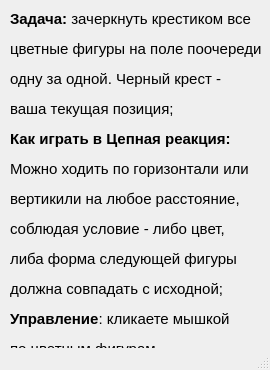
<?xml version="1.0" encoding="UTF-8"?>
<ui version="4.0">
 <class>HelpWin</class>
 <widget class="QMainWindow" name="HelpWin">
  <property name="geometry">
   <rect>
    <x>0</x>
    <y>0</y>
    <width>270</width>
    <height>370</height>
   </rect>
  </property>
  <property name="minimumSize">
   <size>
    <width>270</width>
    <height>370</height>
   </size>
  </property>
  <property name="maximumSize">
   <size>
    <width>270</width>
    <height>370</height>
   </size>
  </property>
  <property name="windowTitle">
   <string>Помощь</string>
  </property>
  <property name="windowIcon">
   <iconset>
    <normaloff>rules.png</normaloff>rules.png</iconset>
  </property>
  <property name="iconSize">
   <size>
    <width>40</width>
    <height>40</height>
   </size>
  </property>
  <widget class="QWidget" name="centralwidget">
   <widget class="QLabel" name="label">
    <property name="geometry">
     <rect>
      <x>10</x>
      <y>10</y>
      <width>251</width>
      <height>421</height>
     </rect>
    </property>
    <property name="text">
     <string>&lt;html&gt;&lt;head/&gt;&lt;body&gt;&lt;p align=&quot;justify&quot;&gt;&lt;span style=&quot; font-family:'Arial,Helvetica,sans-serif'; font-size:15px; font-weight:600; color:#000000;&quot;&gt;Задача:&lt;/span&gt;&lt;span style=&quot; font-family:'Arial,Helvetica,sans-serif'; font-size:15px; color:#000000;&quot;&gt; зачеркнуть крестиком все &lt;/span&gt;&lt;/p&gt;&lt;p align=&quot;justify&quot;&gt;&lt;span style=&quot; font-family:'Arial,Helvetica,sans-serif'; font-size:15px; color:#000000;&quot;&gt;цветные фигуры на поле поочереди&lt;/span&gt;&lt;/p&gt;&lt;p align=&quot;justify&quot;&gt;&lt;span style=&quot; font-family:'Arial,Helvetica,sans-serif'; font-size:15px; color:#000000;&quot;&gt;одну за одной. Черный крест - &lt;/span&gt;&lt;/p&gt;&lt;p align=&quot;justify&quot;&gt;&lt;span style=&quot; font-family:'Arial,Helvetica,sans-serif'; font-size:15px; color:#000000;&quot;&gt;ваша текущая позиция;&lt;/span&gt;&lt;/p&gt;&lt;p align=&quot;justify&quot;&gt;&lt;span style=&quot; font-family:'Arial,Helvetica,sans-serif'; font-size:15px; font-weight:600; color:#000000;&quot;&gt;Как играть в Цепная реакция:&lt;/span&gt;&lt;/p&gt;&lt;p align=&quot;justify&quot;&gt;&lt;span style=&quot; font-family:'Arial,Helvetica,sans-serif'; font-size:15px; color:#000000;&quot;&gt;Можно ходить по горизонтали или &lt;/span&gt;&lt;/p&gt;&lt;p align=&quot;justify&quot;&gt;&lt;span style=&quot; font-family:'Arial,Helvetica,sans-serif'; font-size:15px; color:#000000;&quot;&gt;вертикили на любое расстояние, &lt;/span&gt;&lt;/p&gt;&lt;p align=&quot;justify&quot;&gt;&lt;span style=&quot; font-family:'Arial,Helvetica,sans-serif'; font-size:15px; color:#000000;&quot;&gt;соблюдая условие - либо цвет, &lt;/span&gt;&lt;/p&gt;&lt;p align=&quot;justify&quot;&gt;&lt;span style=&quot; font-family:'Arial,Helvetica,sans-serif'; font-size:15px; color:#000000;&quot;&gt;либа форма следующей фигуры&lt;/span&gt;&lt;/p&gt;&lt;p align=&quot;justify&quot;&gt;&lt;span style=&quot; font-family:'Arial,Helvetica,sans-serif'; font-size:15px; color:#000000;&quot;&gt;должна совпадать с исходной; &lt;/span&gt;&lt;/p&gt;&lt;p align=&quot;justify&quot;&gt;&lt;span style=&quot; font-family:'Arial,Helvetica,sans-serif'; font-size:15px; font-weight:600; color:#000000;&quot;&gt;Управление&lt;/span&gt;&lt;span style=&quot; font-family:'Arial,Helvetica,sans-serif'; font-size:15px; color:#000000;&quot;&gt;: кликаете мышкой &lt;/span&gt;&lt;/p&gt;&lt;p align=&quot;justify&quot;&gt;&lt;span style=&quot; font-family:'Arial,Helvetica,sans-serif'; font-size:15px; color:#000000;&quot;&gt;по цветным фигурам. &lt;/span&gt;&lt;/p&gt;&lt;/body&gt;&lt;/html&gt;</string>
    </property>
    <property name="alignment">
     <set>Qt::AlignLeading|Qt::AlignLeft|Qt::AlignTop</set>
    </property>
   </widget>
  </widget>
  <widget class="QStatusBar" name="statusbar"/>
 </widget>
 <resources/>
 <connections/>
</ui>
